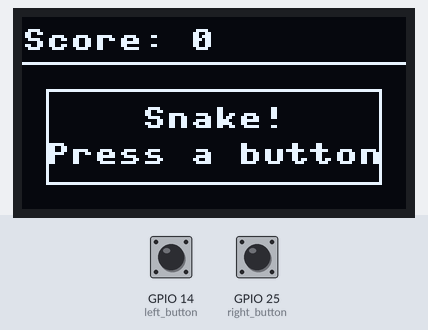
Simulated run of this program. Board: ESP32 board running MicroPython. Shown: 128×64 one-colour display. The test bench sets the inputs (shaded band); at power-on: GPIO 14 (left_button) HIGH, GPIO 25 (right_button) HIGH. Random numbers come from a fixed seed; library files of the repository ran but are not shown: ssd1306.py.

Above: at 1.2 s.
1.3 s: GPIO 14 (left_button) pulled LOW for 0.15 s
At 1.73 s:
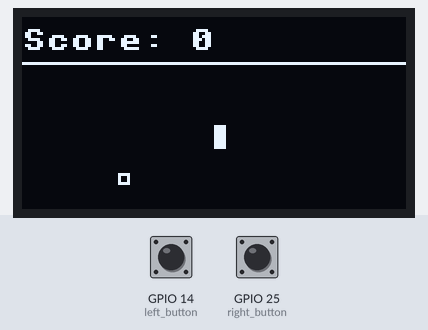
2.0 s: GPIO 25 (right_button) pulled LOW for 0.15 s
At 2.24 s:
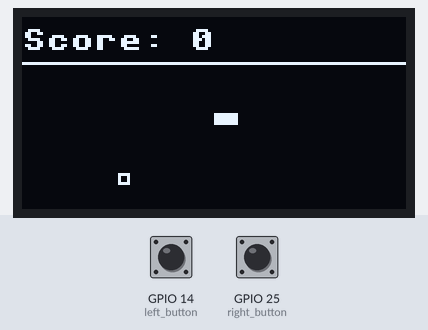
2.7 s: GPIO 14 (left_button) pulled LOW for 1 s
At 4.8 s:
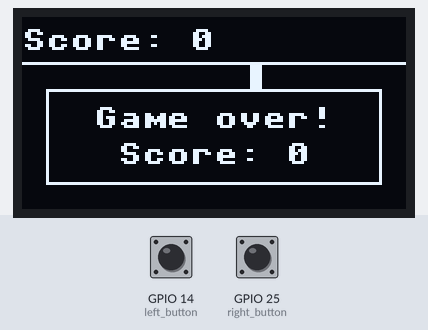
6.7 s: GPIO 25 (right_button) pulled LOW for 1 s
At 10.0 s:
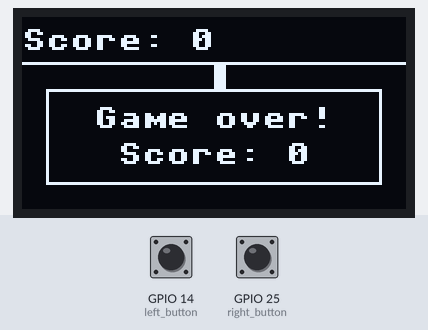
Timing chart, 0 to 11.5 s (numbered marks = the images above; inputs shaded):
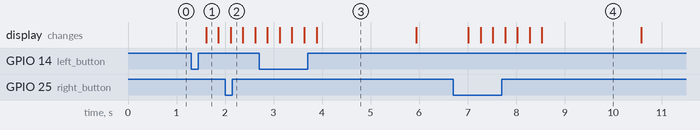

The program:

snake.py
```python
# Snake! Eat the apples, don't hit the walls or your own tail.
# Button A turns the snake left, Button B turns it right.
import time
import random
from machine import Pin, I2C
import ssd1306
from button import Button

TURN_LEFT_PIN = 14    # Button A
TURN_RIGHT_PIN = 25   # Button B
SDA_PIN = 21
SCL_PIN = 22

CELL = 4                   # each square of the snake is 4x4 pixels
HEADER = 16                # the score bar takes up the top 16 pixels
COLS = 128 // CELL         # 32 squares across
ROWS = (64 - HEADER) // CELL   # 12 squares down
START_SPEED_MS = 250       # time between moves at the start
FASTEST_SPEED_MS = 80      # it never gets faster than this

# Directions as (column change, row change). Rows count DOWN the screen.
# They're listed clockwise, so turning right = next in the list,
# and turning left = previous in the list.
DIRECTIONS = [(0, -1), (1, 0), (0, 1), (-1, 0)]   # up, right, down, left

left_button = Button(TURN_LEFT_PIN)
right_button = Button(TURN_RIGHT_PIN)
i2c = I2C(0, scl=Pin(SCL_PIN), sda=Pin(SDA_PIN))
display = ssd1306.SSD1306_I2C(128, 64, i2c)

# ---- game state (set up properly by new_game) ----
snake = []        # list of (col, row) squares; the head is the LAST one
heading = 0       # index into DIRECTIONS
turned = False    # only one turn per move, so you can't reverse into yourself
apple = (0, 0)
score = 0
speed_ms = START_SPEED_MS


def new_game():
    global snake, heading, turned, score, speed_ms
    middle = (COLS // 2, ROWS // 2)
    snake = [(middle[0], middle[1] + 1), middle]   # 2 squares, facing up
    heading = 0
    turned = False
    score = 0
    speed_ms = START_SPEED_MS
    place_apple()


def place_apple():
    # keep picking random squares until we find one the snake isn't on
    global apple
    while True:
        spot = (random.randint(0, COLS - 1), random.randint(0, ROWS - 1))
        if spot not in snake:
            apple = spot
            return


def check_buttons():
    global heading, turned
    if turned:
        return
    if left_button.was_pressed():
        heading = (heading - 1) % 4
        turned = True
    elif right_button.was_pressed():
        heading = (heading + 1) % 4
        turned = True


def move_snake():
    # returns False if the snake crashed
    global score, speed_ms, turned
    turned = False
    head_col, head_row = snake[-1]
    step_col, step_row = DIRECTIONS[heading]
    new_head = (head_col + step_col, head_row + step_row)

    hit_wall = not (0 <= new_head[0] < COLS and 0 <= new_head[1] < ROWS)
    # the tail moves out of the way this turn, so it doesn't count
    hit_self = new_head in snake[1:]
    if hit_wall or hit_self:
        return False

    snake.append(new_head)
    if new_head == apple:
        score += 1
        speed_ms = max(FASTEST_SPEED_MS, speed_ms - 10)   # speed up a bit
        place_apple()            # grow: we don't remove the tail
    else:
        snake.pop(0)             # same length: remove the tail
    return True


def draw_square(col, row):
    display.fill_rect(col * CELL, HEADER + row * CELL, CELL, CELL, 1)


def draw_game():
    display.fill(0)
    display.text("Score: " + str(score), 0, 4, 1)
    display.rect(0, HEADER - 1, 128, 1, 1)          # line under the score
    for col, row in snake:
        draw_square(col, row)
    # draw the apple as a hollow square so it stands out from the snake
    display.rect(apple[0] * CELL, HEADER + apple[1] * CELL, CELL, CELL, 1)
    display.show()


def show_message(line1, line2):
    display.fill_rect(8, 24, 112, 32, 0)
    display.rect(8, 24, 112, 32, 1)
    display.text(line1, 64 - len(line1) * 4, 30, 1)   # each letter is 8 px
    display.text(line2, 64 - len(line2) * 4, 42, 1)
    display.show()


def wait_for_button():
    while not (left_button.was_pressed() or right_button.was_pressed()):
        time.sleep_ms(10)


# ---- main loop ----
while True:
    new_game()
    draw_game()
    show_message("Snake!", "Press a button")
    wait_for_button()

    last_move = time.ticks_ms()
    alive = True
    while alive:
        check_buttons()          # checked every loop, so no press is missed
        if time.ticks_diff(time.ticks_ms(), last_move) >= speed_ms:
            last_move = time.ticks_ms()
            alive = move_snake()
            if alive:
                draw_game()
        time.sleep_ms(5)

    show_message("Game over!", "Score: " + str(score))
    time.sleep(2)
```

button.py
```python
# button.py - a debounced push button you can reuse in any project.
#
# Wiring: one leg of the button to a GPIO pin, the other leg to GND.
# The internal pull-up resistor keeps the pin at 1 until the button
# is pressed, which connects it to GND and makes it read 0.
#
# Usage:
#   from button import Button
#   button = Button(14)
#   while True:
#       if button.was_pressed():
#           print("Pressed!")

import time
from machine import Pin


class Button:
    def __init__(self, pin_number, debounce_ms=30):
        self.pin = Pin(pin_number, Pin.IN, Pin.PULL_UP)
        self.debounce_ms = debounce_ms
        self._last_reading = self.pin.value()
        self._stable_value = self._last_reading
        self._changed_at = time.ticks_ms()
        self._pressed = False

    def _update(self):
        # Only trust a new reading once it has stayed the same for
        # debounce_ms. That ignores the "bounces" a button makes
        # for a few milliseconds when it is pushed or released.
        reading = self.pin.value()
        now = time.ticks_ms()
        if reading != self._last_reading:
            self._last_reading = reading
            self._changed_at = now
        elif (reading != self._stable_value
              and time.ticks_diff(now, self._changed_at) >= self.debounce_ms):
            self._stable_value = reading
            if reading == 0:
                self._pressed = True

    def was_pressed(self):
        # True once for each push, no matter how long it is held down.
        self._update()
        if self._pressed:
            self._pressed = False
            return True
        return False

    def is_down(self):
        # True for as long as the button is held down.
        self._update()
        return self._stable_value == 0
```

Measured:
- after the input at 1.3 s, the display: changes after 0.31 s (image 1)
- after the input at 6.7 s, the display: first changes after 0.31 s (image 4 shows a later state)
- what the display in image 3 shows lasts 2.0 s, from 3.9 s to 5.9 s
